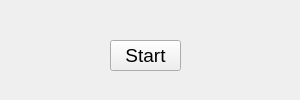
<?xml version="1.0" encoding="UTF-8"?>
<ui version="4.0">
 <class>Widget</class>
 <widget class="QWidget" name="Widget">
  <property name="geometry">
   <rect>
    <x>0</x>
    <y>0</y>
    <width>300</width>
    <height>100</height>
   </rect>
  </property>
  <property name="windowTitle">
   <string>Widget</string>
  </property>
  <widget class="QPushButton" name="btnStart">
   <property name="geometry">
    <rect>
     <x>110</x>
     <y>40</y>
     <width>71</width>
     <height>31</height>
    </rect>
   </property>
   <property name="font">
    <font>
     <pointsize>14</pointsize>
    </font>
   </property>
   <property name="text">
    <string>Start</string>
   </property>
  </widget>
 </widget>
 <resources/>
 <connections/>
</ui>
